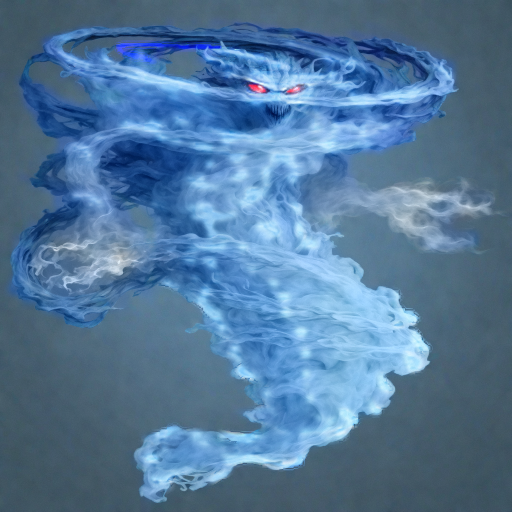
#> input picture imgWorkArea/portrait-sd/cyclonius-sd.png, 1024 x 1024 px (shown at 1/2 size)
$ python refine_cut.py ../../../imgWorkArea/portrait-sd/cyclonius-sd.png ../../../imgWorkArea/portrait-sd/eternalVoid-sd.png 5 1.0
#> lines starting #> are read from the running program, lines starting #| are printed output that depends on the picture; after the words box and inside, x2 and y2 are one past the last pixel; in counts of white or black regions, pixels touching at a corner belong together
"""Wispera refinement: cut an img2img refinement of candidate e8 (orb + jagged bolts), put a procedural dark storm cloud behind it,
place the core at (190,225) in a 400x400 transparent canvas (the portrait-rig spec's glow point). numpy/PIL only.
Usage: refine_cut.py SRC.png OUT.png [seed] [cloud_strength]"""
import sys
import numpy as np
from PIL import Image, ImageFilter

C=(190,225); K=2.1  # core position in canvas, source px per canvas px

def fbm(shape, rng, octaves=(8,16,32,64), wts=(1,.6,.35,.2)):
    h,w=shape; acc=np.zeros(shape,np.float32)
    for o,wt in zip(octaves,wts):
        n=rng.random((o,o)).astype(np.float32)
        im=Image.fromarray((n*255).astype(np.uint8)).resize((w,h),Image.BICUBIC)
        acc+=wt*np.asarray(im,np.float32)/255
    acc/=sum(wts); return acc

def build(src,out,seed=1,cloud=1.0):
#> called with seed = 5, cloud = 1
    im=Image.open(src).convert("RGB"); a=np.asarray(im).astype(np.float32)
#> in build, im is the input picture: PIL image 1024x1024 RGB; mean R, G, B 83, 119.8, 154.2
    lum=a.max(2)
    # core = centroid of the very bright pixels near the middle
    yy,xx=np.mgrid[0:a.shape[0],0:a.shape[1]]
    m=(lum>238)&(((xx-a.shape[1]/2)**2+(yy-a.shape[0]/2)**2)<(a.shape[0]*.25)**2)
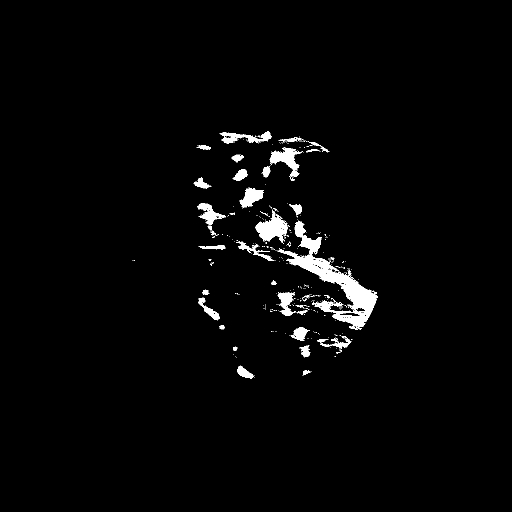
#> m: shape (1024, 1024) bool (shown at 1/2 size); 2.2% white; 411 white regions (369 under 20 px), largest, box (x1, y1, x2, y2) and area: (555, 442, 756, 660) 9165, (510, 420, 575, 485) 2092, (539, 295, 606, 361) 1570
    cx,cy=xx[m].mean(),yy[m].mean()
#> cx = 583.3; cy = 502.7
    # resample to canvas with core at C
    canvas=np.asarray(Image.fromarray(a.astype(np.uint8)).transform((400,400),Image.AFFINE,(K,0,cx-C[0]*K,0,K,cy-C[1]*K),Image.BICUBIC,fillcolor=(0,0,0))).astype(np.float32)
    bg=np.array([22,22,30],np.float32)
    dist=np.sqrt(((canvas-bg)**2).sum(2))
    s=np.clip((dist-38)/(110-38),0,1); s=s*s*(3-2*s)
    gy,gx=np.mgrid[0:400,0:400]
    r=np.sqrt((gx-C[0])**2+(gy-C[1])**2)
    fade=np.clip((178-r)/55,0,1)   # taper bolts smoothly: no hard crop, no halo ring
    bolt_a=s*fade
    # thick dark storm cloud behind the burst
    rng=np.random.default_rng(seed)
    n=fbm((400,400),rng)
#> after the loop in fbm, `for o,wt in zip(octaves,wts):`:
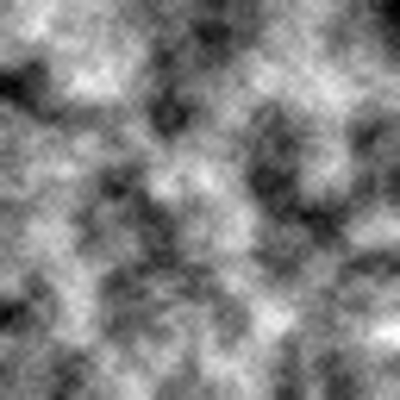
#> acc: shape (400, 400) float32; min 0.135, max 1.94, mean 1.06; drawn with min black and max white
    ang=np.arctan2(gy-C[1],gx-C[0])
    lobes=fbm((400,400),np.random.default_rng(seed+9),octaves=(3,5,9),wts=(1,.6,.3))
#> call 2 of fbm, with shape = (400, 400), octaves = (3, 5, 9), wts = (1, 0.6, 0.3)
#> after the loop in fbm (call 2), `for o,wt in zip(octaves,wts):`:
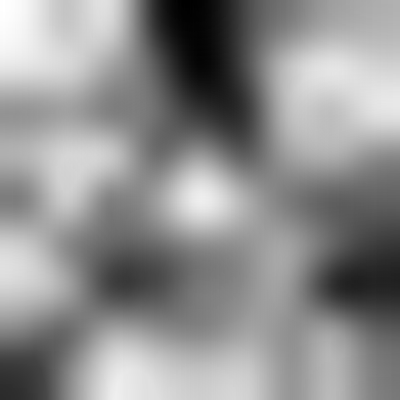
#> acc: shape (400, 400) float32; min 0.592, max 1.53, mean 1.12; drawn with min black and max white
    # tattered tendrils: angular lobes push the cloud out into streamers, high-frequency noise erodes the edge raggedly
    k=np.arange(360); lo=np.interp(np.degrees(ang)%360,k,np.convolve(np.tile(np.random.default_rng(seed+5).random(360),3),np.ones(9)/9,"same")[360:720])
    rad=58+95*lo+40*lobes
    field=(rad-r)+70*(n-0.5)+18*(fbm((400,400),np.random.default_rng(seed+2),octaves=(32,64,128),wts=(1,.7,.5))-0.5)
#> call 3 of fbm, with shape = (400, 400), octaves = (32, 64, 128), wts = (1, 0.7, 0.5)
#> after the loop in fbm (call 3), `for o,wt in zip(octaves,wts):`:
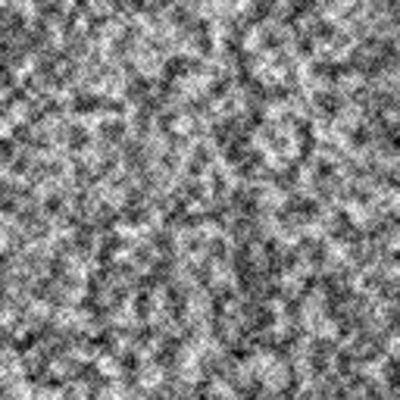
#> acc: shape (400, 400) float32; min 0.029, max 2.08, mean 1.09; drawn with min black and max white
    dens=np.clip(field/22,0,1)*np.clip((r-26)/12,0,1)
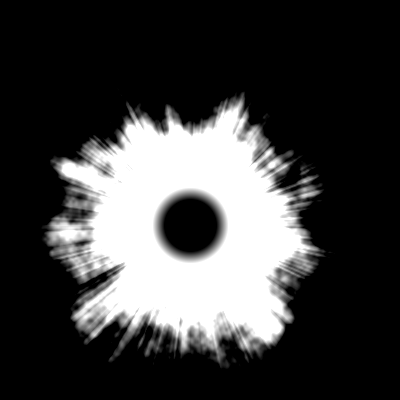
#> dens: shape (400, 400) float64; min 0, max 1, mean 0.249
    dens=np.asarray(Image.fromarray((dens*255).astype(np.uint8)).filter(ImageFilter.GaussianBlur(0.9)),np.float32)/255*cloud
    lit=np.clip(1-r/170,0,1)**1.3         # cloud lit blue-white from the core, dark at the rim
    base=np.array([30,38,56],np.float32); glow=np.array([130,170,215],np.float32)
#> after `base = np.array([30, 38, 56], np.float32)`: base = [30, 38, 56]
#> after `glow = np.array([130, 170, 215], np.float32)`: glow = [130, 170, 215]
    shade=np.clip(0.3+1.4*(n-0.45),0,1)[...,None]
    ccol=base+(glow-base)*(lit[...,None]*shade*0.9)
    # composite bolts over cloud
    A=bolt_a+dens*(1-bolt_a)
    col=(canvas*bolt_a[...,None]+ccol*(dens*(1-bolt_a))[...,None])/np.maximum(A,1e-4)[...,None]
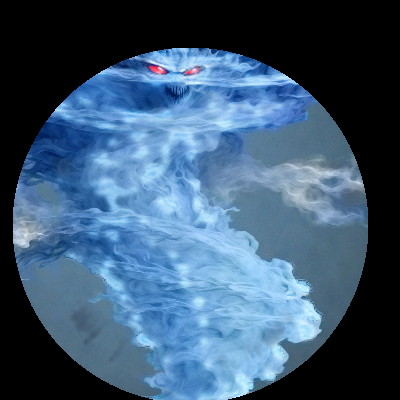
#> col: shape (400, 400, 3) float64; mean R, G, B 60.8, 88.7, 114.9; drawn with min black and max white
    o=np.dstack([np.clip(col,0,255),A*255]).astype(np.uint8)
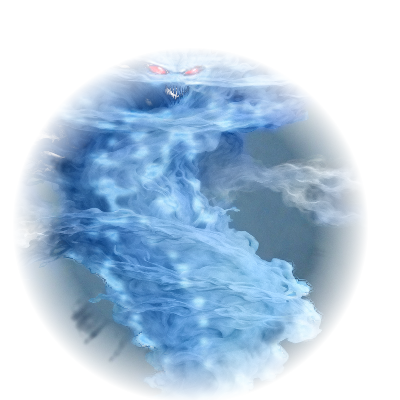
#> o: shape (400, 400, 4); mean R, G, B, A 60.7, 88.6, 114.9, 115.2; transparent parts drawn white
    Image.fromarray(o,"RGBA").save(out)
    return cx/a.shape[1],cy/a.shape[0]

if __name__=="__main__":
    print(build(sys.argv[1],sys.argv[2],int(sys.argv[3]) if len(sys.argv)>3 else 1,float(sys.argv[4]) if len(sys.argv)>4 else 1.0))
